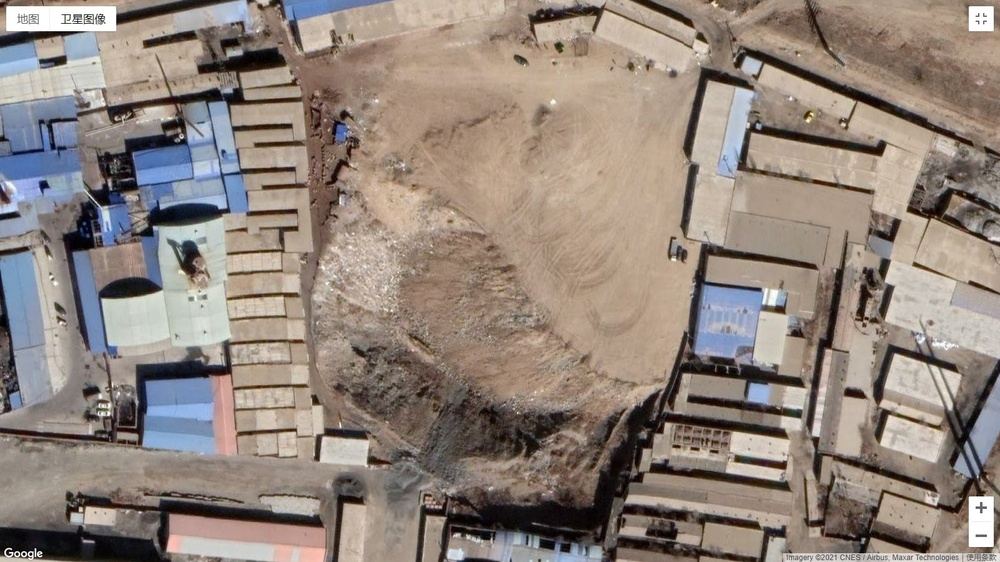
#> input picture image_repo/sample_original_image.jpg, 1000 x 562 px, shrunk from 1600 x 900 before the run
$ python -i Utilities.py   (imports and definitions only)   (older library calls are emulated)
#> lines starting #> are read from the running program, lines starting #| are printed output that depends on the picture
import numpy as np
import cv2
from skimage.feature import graycomatrix, graycoprops
from skimage.feature import local_binary_pattern
from sklearn.preprocessing import normalize

# GLCM Utility function
properties = ['dissimilarity', 'correlation', 'homogeneity', 'contrast', 'ASM', 'energy']


def get_glcm_features(img, props, dists=[5], agls=[0], lvl=256, sym=True, norm=True):

    glcm = graycomatrix(img,
                        distances=dists,
                        angles=agls,
                        levels=lvl,
                        symmetric=sym,
                        normed=norm)
    feature = []
    glcm_props = [propery for name in props for propery in graycoprops(glcm, name)[0]]
    for item in glcm_props:
        feature.append(item)

    return feature


# LBP Utility function
def get_lbp_features(img):
    # Split the image into RGB channels
    r, g, b = cv2.split(img)

    # Calculate LBP image and histogram for each channel
    radius = 1
    n_points = 8
    lbp_r = local_binary_pattern(r, n_points, radius, 'uniform')
    lbp_g = local_binary_pattern(g, n_points, radius, 'uniform')
    lbp_b = local_binary_pattern(b, n_points, radius, 'uniform')
    hist_r, _ = np.histogram(lbp_r, bins=np.arange(0, n_points + 3), density=True)
    hist_g, _ = np.histogram(lbp_g, bins=np.arange(0, n_points + 3), density=True)
    hist_b, _ = np.histogram(lbp_b, bins=np.arange(0, n_points + 3), density=True)

    # # Normalize histograms
    hist_r = normalize(hist_r[:, np.newaxis], axis=0).ravel()
    hist_g = normalize(hist_g[:, np.newaxis], axis=0).ravel()
    hist_b = normalize(hist_b[:, np.newaxis], axis=0).ravel()

    # # Concatenate histograms
    hist = np.concatenate([hist_r, hist_g, hist_b])

    # # Extract features
    mean_r = np.mean(lbp_r)
    mean_g = np.mean(lbp_g)
    mean_b = np.mean(lbp_b)
    std_r = np.std(lbp_r)
    std_g = np.std(lbp_g)
    std_b = np.std(lbp_b)
    skewness_r = np.mean(((lbp_r - mean_r) / std_r) ** 3)
    skewness_g = np.mean(((lbp_g - mean_g) / std_g) ** 3)
    skewness_b = np.mean(((lbp_b - mean_b) / std_b) ** 3)
    kurtosis_r = np.mean(((lbp_r - mean_r) / std_r) ** 4) - 3
    kurtosis_g = np.mean(((lbp_g - mean_g) / std_g) ** 4) - 3
    kurtosis_b = np.mean(((lbp_b - mean_b) / std_b) ** 4) - 3

    arr = [mean_r, mean_g, mean_b, std_r, std_g, std_b, skewness_r, skewness_g, skewness_b, kurtosis_r, kurtosis_g, kurtosis_b]
    return np.concatenate((arr, hist))


def get_features(img_rgb):
    img_gray = cv2.cvtColor(img_rgb, cv2.COLOR_RGB2GRAY)

    # get glcm features
    glcm_features = get_glcm_features(img_gray, props=properties)
    # get lbp features
    lbp_features = get_lbp_features(img_rgb)

    return np.concatenate((glcm_features, lbp_features))


# [44 lines left out: functions get_windows, get_window_coords, not called in this run]

>>> import cv2
>>> picture = cv2.cvtColor(cv2.imread('../image_repo/sample_original_image.jpg'), cv2.COLOR_BGR2RGB)
>>> result = get_features(picture)
#> in get_features, `img_gray = cv2.cvtColor(img_rgb, cv2.COLOR_RGB2GRAY)`:
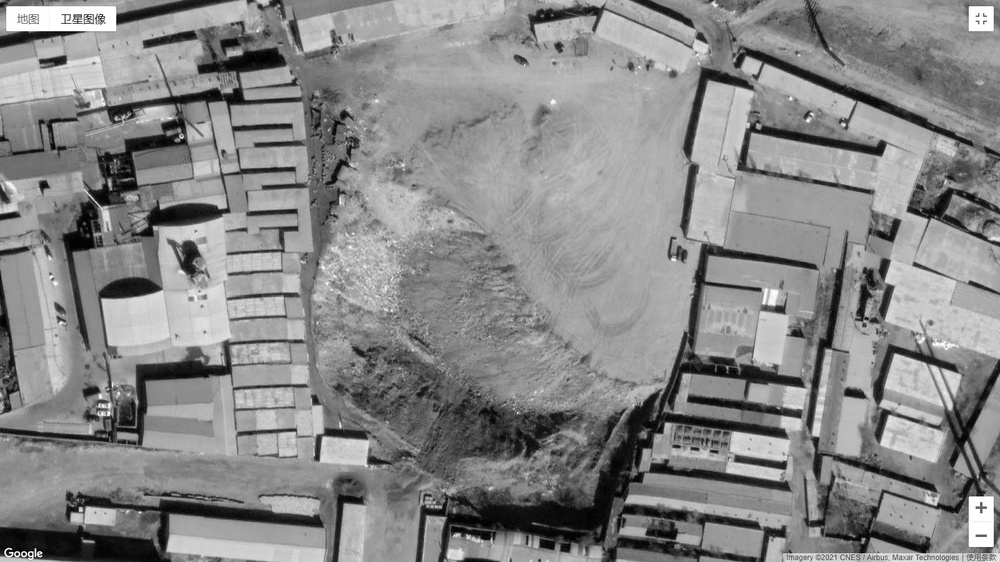
#> img_gray: shape (562, 1000); min 0, max 255, mean 135.5
#> in get_glcm_features, `glcm_props = [propery for name in props for propery in graycoprops(glc..`: glcm_props = [19.07, 0.789, 0.118, 1103.9, 0.000173, 0.0132]
#> the loop in get_glcm_features, `for item in glcm_props:` made 6 passes
#> item on passes 1 to 6: 19.07, 0.789, 0.118, 1103.9, 0.000173, 0.0132
#> in get_lbp_features, `r, g, b = cv2.split(img)`:
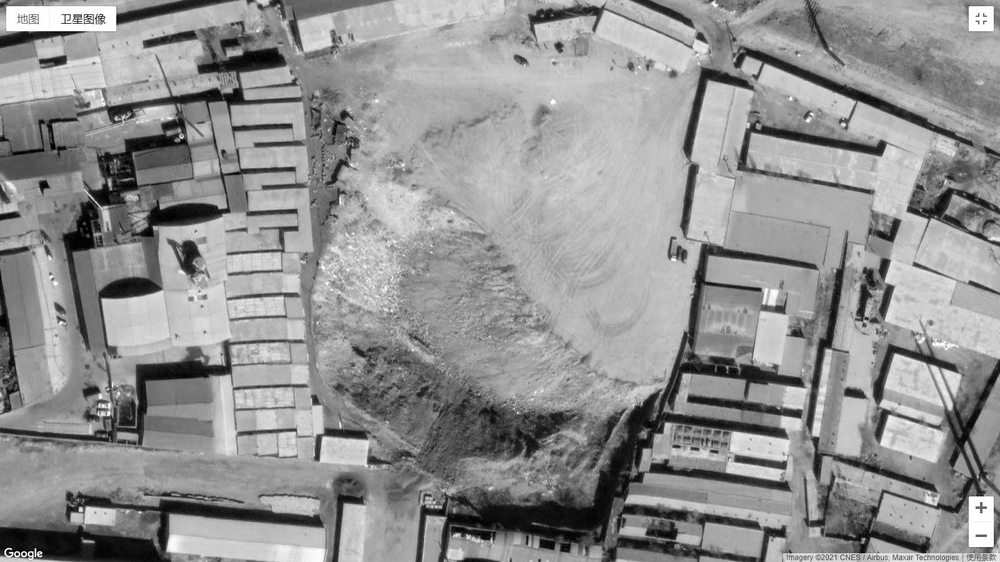
#> r: shape (562, 1000); min 0, max 255, mean 145.2
#> in get_lbp_features, `r, g, b = cv2.split(img)`:
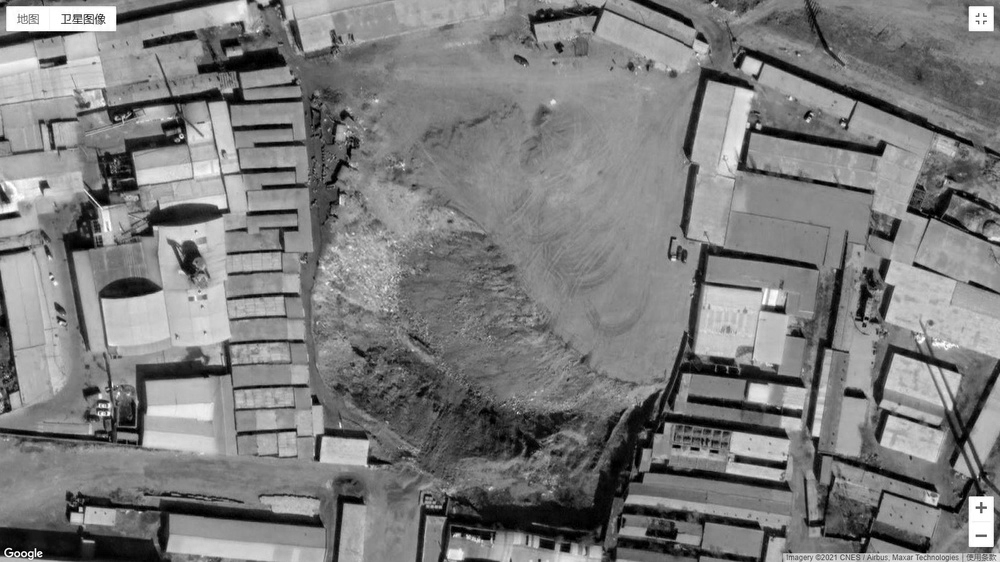
#> b: shape (562, 1000); min 0, max 255, mean 124
#> in get_lbp_features, `lbp_r = local_binary_pattern(r, n_points, radius, 'uniform')`:
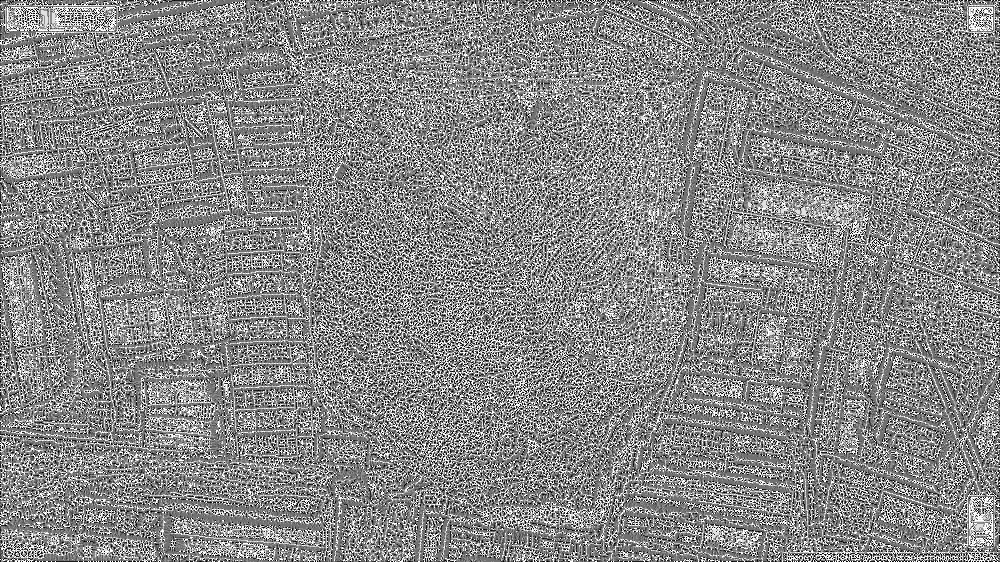
#> lbp_r: shape (562, 1000) float64; min 0, max 9, mean 4.81; drawn with min black and max white
#> in get_lbp_features, `lbp_g = local_binary_pattern(g, n_points, radius, 'uniform')`:
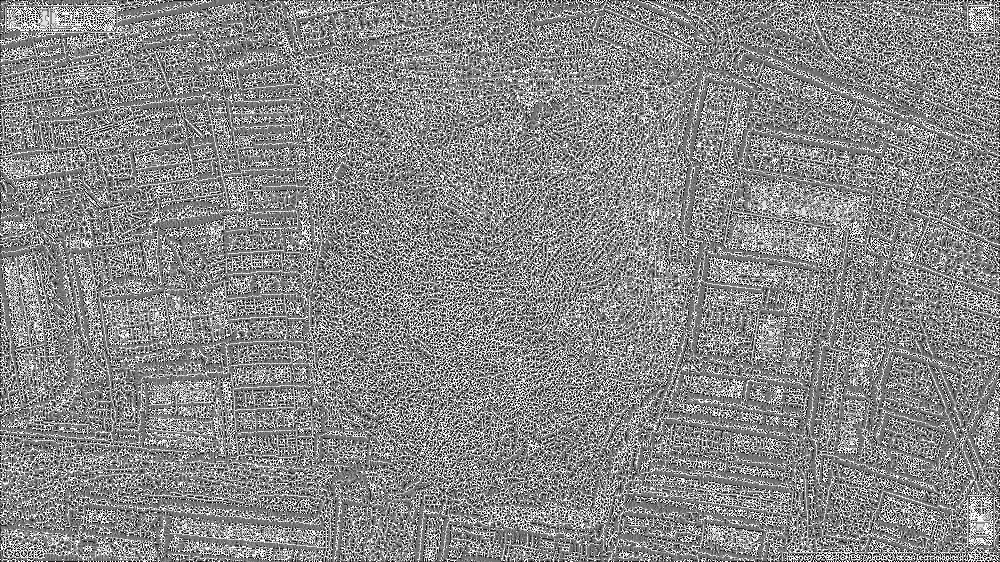
#> lbp_g: shape (562, 1000) float64; min 0, max 9, mean 4.81; drawn with min black and max white
#> in get_lbp_features, `lbp_b = local_binary_pattern(b, n_points, radius, 'uniform')`:
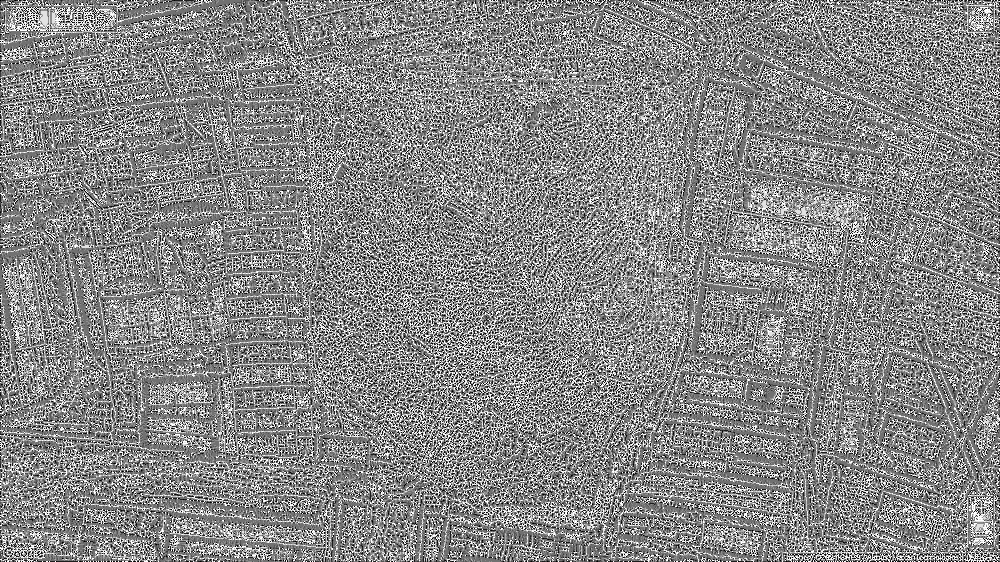
#> lbp_b: shape (562, 1000) float64; min 0, max 9, mean 4.78; drawn with min black and max white
#> in get_lbp_features, `hist_r, _ = np.histogram(lbp_r, bins=np.arange(0, n_points + 3), densi..`: hist_r = [0.0455, 0.071, 0.0584, 0.12, 0.204, 0.146, 0.0857, 0.0736, 0.0786, 0.117]
#> in get_lbp_features, `hist_g, _ = np.histogram(lbp_g, bins=np.arange(0, n_points + 3), densi..`: hist_g = [0.0458, 0.0709, 0.058, 0.12, 0.203, 0.147, 0.0853, 0.0735, 0.0791, 0.117]
#> in get_lbp_features, `hist_b, _ = np.histogram(lbp_b, bins=np.arange(0, n_points + 3), densi..`: hist_b = [0.045, 0.07, 0.0593, 0.122, 0.206, 0.148, 0.0854, 0.0719, 0.0772, 0.114]
#> in get_lbp_features, `hist_r = normalize(hist_r[:, np.newaxis], axis=0).ravel()`: hist_r = [0.131, 0.204, 0.168, 0.346, 0.587, 0.421, 0.247, 0.212, 0.226, 0.337]
#> in get_lbp_features, `hist_g = normalize(hist_g[:, np.newaxis], axis=0).ravel()`: hist_g = [0.132, 0.204, 0.167, 0.346, 0.586, 0.422, 0.246, 0.212, 0.228, 0.338]
#> in get_lbp_features, `hist_b = normalize(hist_b[:, np.newaxis], axis=0).ravel()`: hist_b = [0.129, 0.201, 0.17, 0.351, 0.592, 0.424, 0.245, 0.206, 0.222, 0.328]
#> in get_lbp_features, `hist = np.concatenate([hist_r, hist_g, hist_b])`: hist = 30 values, max 0.592 at index 24, min 0.129 at index 20, mean 0.288
#> in get_lbp_features, `mean_r = np.mean(lbp_r)`: mean_r = 4.81
#> in get_lbp_features, `mean_b = np.mean(lbp_b)`: mean_b = 4.78
#> in get_lbp_features, `std_r = np.std(lbp_r)`: std_r = 2.53
#> in get_lbp_features, `std_b = np.std(lbp_b)`: std_b = 2.52
#> in get_lbp_features, `skewness_r = np.mean(((lbp_r - mean_r) / std_r) ** 3)`: skewness_r = 0.065
#> in get_lbp_features, `skewness_g = np.mean(((lbp_g - mean_g) / std_g) ** 3)`: skewness_g = 0.0624
#> in get_lbp_features, `skewness_b = np.mean(((lbp_b - mean_b) / std_b) ** 3)`: skewness_b = 0.0803
#> in get_lbp_features, `kurtosis_r = np.mean(((lbp_r - mean_r) / std_r) ** 4) - 3`: kurtosis_r = -0.796
#> in get_lbp_features, `kurtosis_g = np.mean(((lbp_g - mean_g) / std_g) ** 4) - 3`: kurtosis_g = -0.798
#> in get_lbp_features, `kurtosis_b = np.mean(((lbp_b - mean_b) / std_b) ** 4) - 3`: kurtosis_b = -0.774
#> in get_lbp_features, `arr = [mean_r, mean_g, mean_b, std_r, std_g, std_b, skewness_r, skewne..`: arr = [4.81, 4.81, 4.78, 2.53, 2.53, 2.52, 0.065, 0.0624, 0.0803, -0.796, -0.798, -0.774]
#> in get_features, `lbp_features = get_lbp_features(img_rgb)`: lbp_features = 42 values, max 4.81 at index 1, min -0.798 at index 10, mean 0.677
#> result = 48 values, max 1103.9 at index 3, min -0.798 at index 16, mean 24.01
